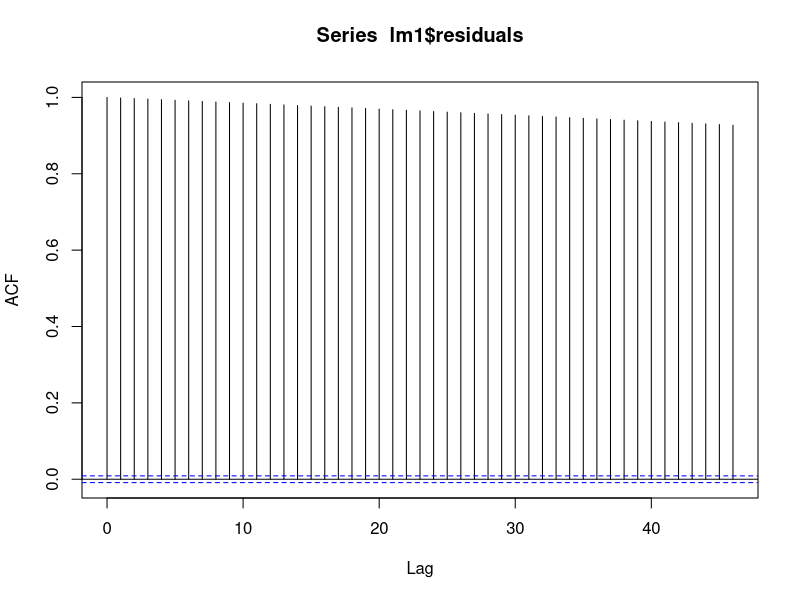

Here is the R script that generated this plot: (Note: this script raises an error after producing the figure.)
install.packages('ggfortify')

#traindat = read.csv("/Users/tyrenkoning/Desktop/University/Modelling-2A/Traindatlong.csv")
traindat = read.csv("./Data/Traindatlong.csv")
traindat$sqrtRUL = sqrt(traindat$RUL)
traindat$one_thirdRUL = (traindat$RUL)^(1/3)

predict = data.frame(Capacity = seq(0.88, 1.1, 0.001))

#Linear Regression 1st order
{
lm1 = lm(RUL~Capacity, data = traindat)  #Create a linear regression with two variables
summary(lm1) #Review the results
acf(lm1$residuals, type = "correlation") #Test for autocorrelation, shows why lin. reg. not allowed
predict$lm1 = predict(lm1, new = predict)
predict$lm1[predict$lm1 < 0] = 0

ggplot() +
  xlab(bquote("Capacity" ~ C["t,i"] ~ "(Ah)")) +
  ylab(bquote("RUL" ~ C["t,i"] ~ "(Cycles)")) +
  #ggtitle("Figure 2: RUL (training)") +
  geom_path(data = traindat, aes(x = Capacity, y = RUL, group = Battnum), size=0.5) +
  theme_bw() + 
  theme(plot.title = element_text(hjust = 0.5, size = 12), 
        panel.border = element_rect(colour = "black", fill=NA, size=0.5), 
        panel.grid.major = element_blank(),
        panel.grid.minor = element_blank(), 
        axis.line = element_blank()) +
  geom_line(data = predict, aes(x = Capacity, y = lm1), color = 'Red')
}

#Linear Regression 2nd order
{lm2 = lm(RUL~Capacity + I(Capacity^2), data = traindat) 
summary(lm2)
acf(lm1$residuals, type = "correlation")

predict$lm2 = predict(lm2, new = predict)
predict$lm2[predict$lm2 < 0] = 0

ggplot() +
  xlab(bquote("Capacity" ~ C["t,i"] ~ "(Ah)")) +
  ylab(bquote("RUL" ~ C["t,i"] ~ "(Cycles)")) +
  #ggtitle("Figure 2: RUL (training)") +
  geom_path(data = traindat, aes(x = Capacity, y = RUL, group = Battnum), size=0.5) +
  theme_bw() + 
  theme(plot.title = element_text(hjust = 0.5, size = 12), 
        panel.border = element_rect(colour = "black", fill=NA, size=0.5), 
        panel.grid.major = element_blank(),
        panel.grid.minor = element_blank(), 
        axis.line = element_blank()) +
  geom_line(data = predict, aes(x = Capacity, y = lm2), color = 'Red')}

#Linear Regression 3rd order
{lm3 = lm(RUL~Capacity + I(Capacity^2) + I(Capacity^3), data = traindat) 
summary(lm3) 
acf(lm1$residuals, type = "correlation") 

predict$lm3 = predict(lm3, new = predict)
predict$lm3[predict$lm3 < 0] = 0

ggplot() +
  xlab(bquote("Capacity" ~ C["t,i"] ~ "(Ah)")) +
  ylab(bquote("RUL" ~ C["t,i"] ~ "(Cycles)")) +
  #ggtitle("Figure 2: RUL (training)") +
  geom_path(data = traindat, aes(x = Capacity, y = RUL, group = Battnum), size=0.5) +
  theme_bw() + 
  theme(plot.title = element_text(hjust = 0.5, size = 12), 
        panel.border = element_rect(colour = "black", fill=NA, size=0.5), 
        panel.grid.major = element_blank(),
        panel.grid.minor = element_blank(), 
        axis.line = element_blank()) +
  geom_line(data = predict, aes(x = Capacity, y = lm3), color = 'Red')}

#Linear Regression 4th order
{lm4 = lm(RUL~Capacity + I(Capacity^2) + I(Capacity^3) + I(Capacity^4), data = traindat) 
summary(lm4) 
acf(lm1$residuals, type = "correlation") 

predict$lm4 = predict(lm4, new = predict)
predict$lm4[predict$lm4 < 0] = 0

ggplot() +
  xlab(bquote("Capacity" ~ C["t,i"] ~ "(Ah)")) +
  ylab(bquote("RUL" ~ C["t,i"] ~ "(Cycles)")) +
  #ggtitle("Figure 2: RUL (training)") +
  geom_path(data = traindat, aes(x = Capacity, y = RUL, group = Battnum), size=0.5) +
  theme_bw() + 
  theme(plot.title = element_text(hjust = 0.5, size = 12), 
        panel.border = element_rect(colour = "black", fill=NA, size=0.5), 
        panel.grid.major = element_blank(),
        panel.grid.minor = element_blank(), 
        axis.line = element_blank()) +
  geom_line(data = predict, aes(x = Capacity, y = lm4), color = 'Red')}

#Linear Regression 5th order
{lm5 = lm(RUL~Capacity + I(Capacity^2) + I(Capacity^3) + I(Capacity^4) + I(Capacity^5), data = traindat) 
summary(lm5) 
acf(lm1$residuals, type = "correlation") 

library(ggfortify)
autoplot(lm5)

predict$lm5 = predict(lm5, new = predict)
predict$lm5[predict$lm5 < 0] = 0

ggplot() +
  xlab(bquote("Capacity" ~ C["t,i"] ~ "(Ah)")) +
  ylab(bquote("RUL" ~ C["t,i"] ~ "(Cycles)")) +
  #ggtitle("Figure 2: RUL (training)") +
  geom_path(data = traindat, aes(x = Capacity, y = RUL, group = Battnum), size=0.5) +
  theme_bw() + 
  theme(plot.title = element_text(hjust = 0.5, size = 12), 
        panel.border = element_rect(colour = "black", fill=NA, size=0.5), 
        panel.grid.major = element_blank(),
        panel.grid.minor = element_blank(), 
        axis.line = element_blank()) +
  geom_line(data = predict, aes(x = Capacity, y = lm5), color = 'Red')}

#Linear Regression 5th order sqrt data
{lm5 = lm(sqrtRUL~Capacity + I(Capacity^2) + I(Capacity^3) + I(Capacity^4) + I(Capacity^5), data = traindat) 
  summary(lm5) 
  acf(lm1$residuals, type = "correlation") 
  
  predict$lm5 = predict(lm5, new = predict)
  predict$lm5[predict$lm5 < 0] = 0
  
  ggplot() +
    xlab(bquote("Capacity" ~ C["t,i"] ~ "(Ah)")) +
    ylab(bquote("RUL" ~ C["t,i"] ~ "(Cycles)")) +
    #ggtitle("Figure 2: RUL (training)") +
    geom_path(data = traindat, aes(x = Capacity, y = RUL, group = Battnum), size=0.5) +
    theme_bw() + 
    theme(plot.title = element_text(hjust = 0.5, size = 12), 
          panel.border = element_rect(colour = "black", fill=NA, size=0.5), 
          panel.grid.major = element_blank(),
          panel.grid.minor = element_blank(), 
          axis.line = element_blank()) +
    geom_line(data = predict, aes(x = Capacity, y = lm5), color = 'Red')}

#Linear Regression 5th order 1/3 data
{lm5onethird = lm(one_thirdRUL~Capacity + I(Capacity^2) + I(Capacity^3) + I(Capacity^4) + I(Capacity^5), data = traindat) 
  summary(lm5onethird) 
  acf(lm1$residuals, type = "correlation") 
  
  autoplot(lm5onethird)
  
  predict$lm5 = predict(lm5, new = predict)
  predict$lm5[predict$lm5 < 0] = 0
  #ci90 <- predict(lm5, new = predict, interval = "confidence", level = 0.90)
  ci95 <- as.data.frame(predict(lm5, new = predict, interval = "confidence", level = 0.95))
  traindat$CI95low = ci95$lwr
  traindat$CI95up = ci95$upr
  #ci99 <- predict(lm5, new = predict, interval = "confidence", level = 0.99)
  
  ci_pred <- as.data.frame(ci90) %>% 
    mutate(ID = "90%") %>% 
    bind_rows(as.data.frame(ci95) %>% 
                mutate(ID = "95%"),
              as.data.frame(ci99) %>% 
                mutate(ID = "99%")
    )
  
  
  ggplot() +
    xlab(bquote("Capacity" ~ C["t,i"] ~ "(Ah)")) +
    ylab(bquote("RUL" ~ C["t,i"] ~ "(Cycles)")) +
    #ggtitle("Figure 2: RUL (training)") +
    geom_path(data = traindat, aes(x = Capacity, y = one_thirdRUL, group = Battnum), size=0.5) +
    geom_line(data = predict, aes(x = Capacity, y = ci95.lwr), color = 'Blue', lty = 2) +
    geom_line(data = predict, aes(x = Capacity, y = ci95.upr), color = 'Blue', lty = 2) +
    theme_bw() + 
    theme(plot.title = element_text(hjust = 0.5, size = 12), 
          panel.border = element_rect(colour = "black", fill=NA, size=0.5), 
          panel.grid.major = element_blank(),
          panel.grid.minor = element_blank(), 
          axis.line = element_blank()) +
    geom_line(data = predict, aes(x = Capacity, y = lm5), color = 'Red')}
